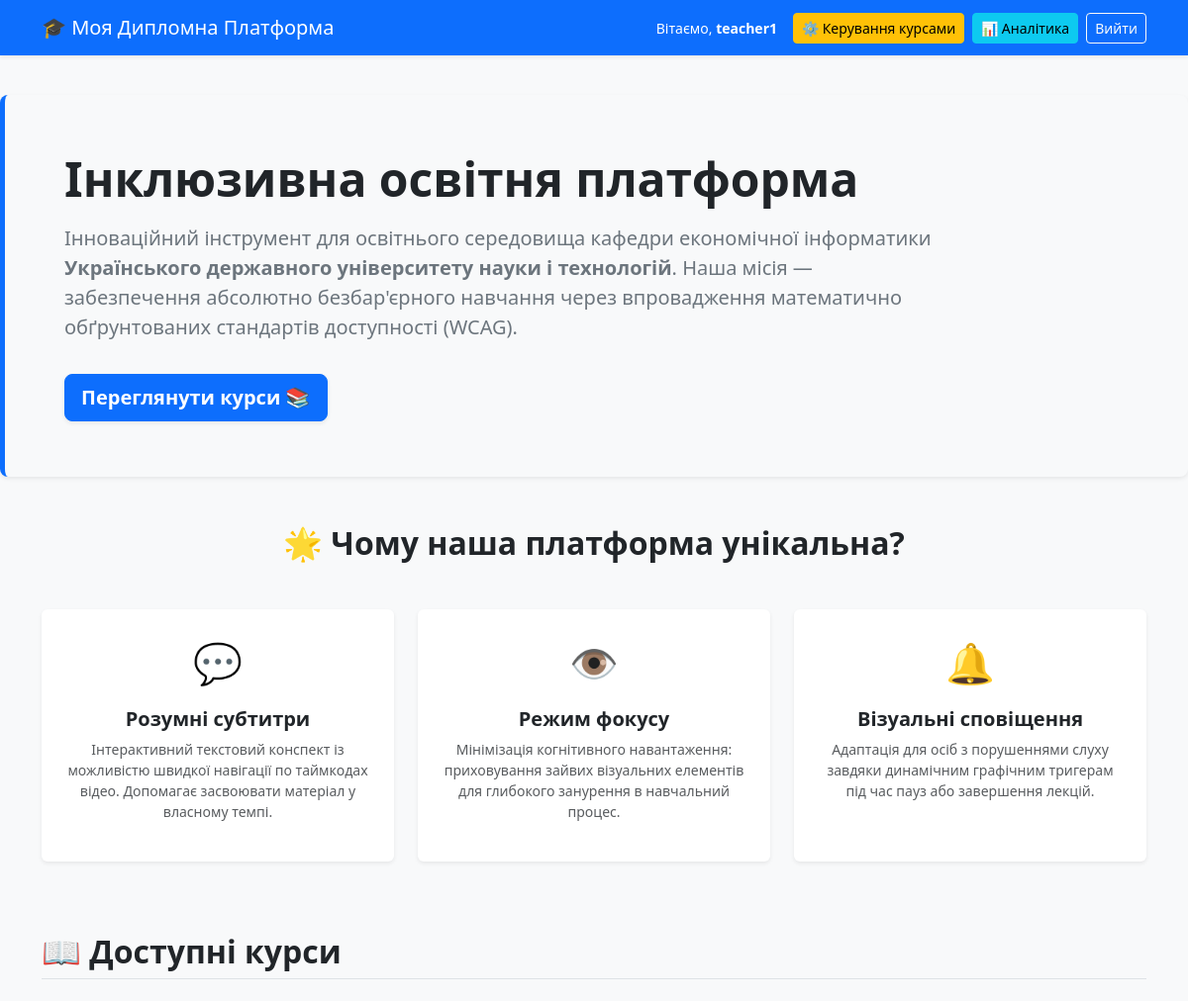
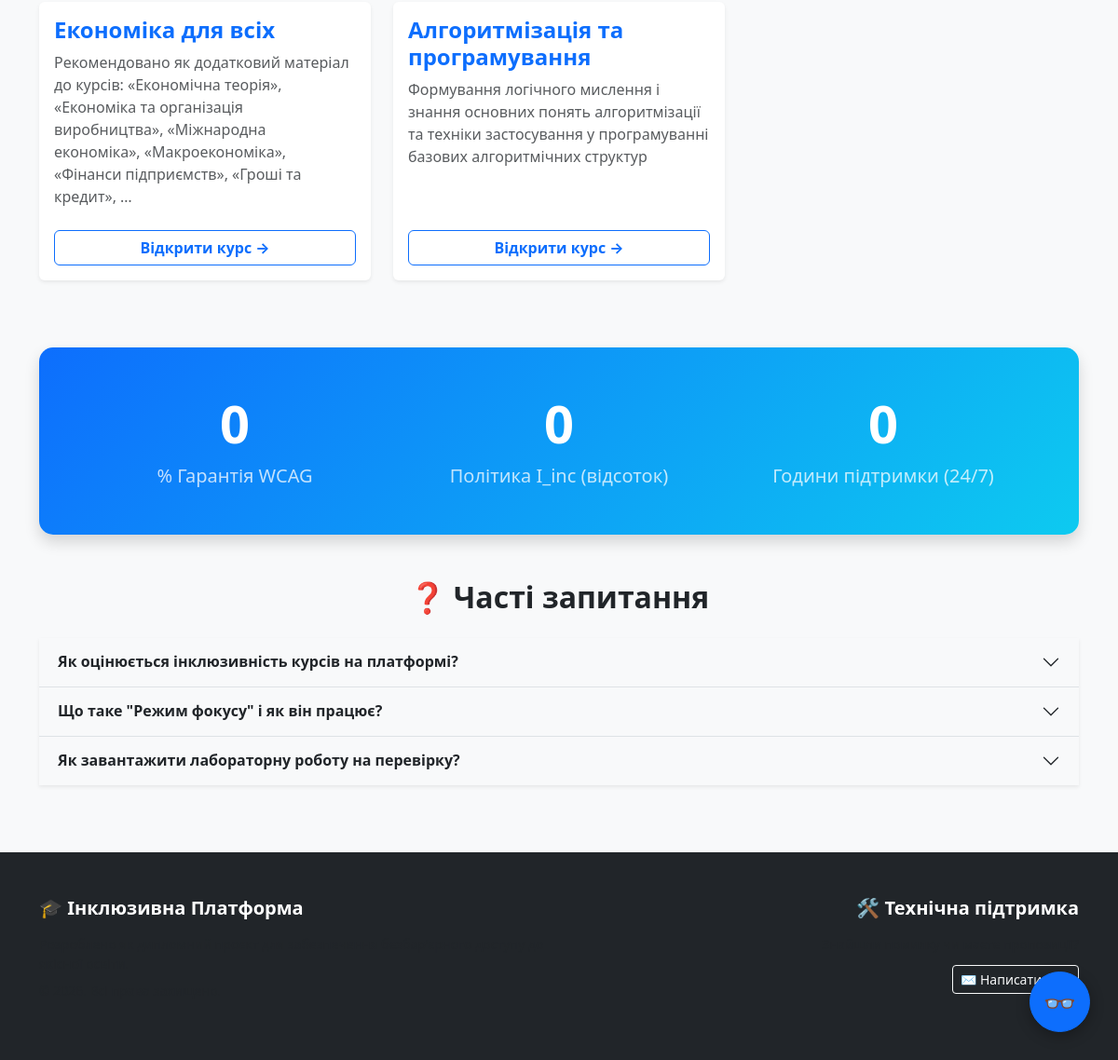
Screenshot of / (signed in) with the database file from the repository (2 pictures, top to bottom).
### courses/models.py (models this page shows, shortened)
class Course(models.Model):
    title = models.CharField(max_length=200, verbose_name="Назва курсу")
    description = models.TextField(verbose_name="Опис курсу")
    author = models.ForeignKey(User, on_delete=models.CASCADE, related_name='courses',
                               limit_choices_to={'is_staff': True}, verbose_name="Автор/Викладач", default=1)
    is_published = models.BooleanField(default=False, verbose_name="Статус публікації")

### courses/views.py (the view)
# urls.py: path('', views.course_list, name='course_list'),
def course_list(request):
    courses = Course.objects.all()
    return render(request, 'courses/course_list.html', {'courses': courses})

### courses/templatetags/role_tags.py (called while the page is built)
@register.filter(name='has_role')
def has_role(user, group_name):
    if not user.is_authenticated:
        return False
    if user.is_superuser:
        return True
    return user.groups.filter(name=group_name).exists()

### courses/templates/courses/course_list.html (shortened to what this page needs)
{% extends 'courses/base.html' %}
{% block content %}
<div class="p-5 mb-5 bg-light rounded-3 shadow-sm mt-3 border-start border-5 border-primary">
    <div class="container-fluid py-2">
        <h1 class="display-5 fw-bold text-dark">Інклюзивна освітня платформа</h1>
        <p class="col-md-10 fs-5 mt-3 text-secondary">
            Інноваційний інструмент для освітнього середовища кафедри економічної інформатики <strong>Українського державного університету науки і технологій</strong>. Наша місія — забезпечення абсолютно безбар'єрного навчання через впровадження математично обґрунтованих стандартів доступності (WCAG).
        </p>
        <a href="#courses-section" class="btn btn-primary btn-lg mt-3 fw-bold shadow-sm">Переглянути курси 📚</a>
    </div>
</div>
<div class="container mb-5">
    <h2 class="text-center mb-4 text-dark fw-bold">🌟 Чому наша платформа унікальна?</h2>
    <div class="row text-center g-4 mt-2">
        <div class="col-md-4">
            <div class="card h-100 border-0 shadow-sm">
                <div class="card-body p-4">
                    <div class="icon-box">💬</div>
                    <h5 class="fw-bold">Розумні субтитри</h5>
                    <p class="text-muted small">Інтерактивний текстовий конспект із можливістю швидкої навігації по таймкодах відео. Допомагає засвоювати матеріал у власному темпі.</p>
                </div>
            </div>
        </div>
        <div class="col-md-4">
            <div class="card h-100 border-0 shadow-sm">
                <div class="card-body p-4">
                    <div class="icon-box">👁️</div>
                    <h5 class="fw-bold">Режим фокусу</h5>
                    <p class="text-muted small">Мінімізація когнітивного навантаження: приховування зайвих візуальних елементів для глибокого занурення в навчальний процес.</p>
                </div>
            </div>
        </div>
        <div class="col-md-4">
            <div class="card h-100 border-0 shadow-sm">
                <div class="card-body p-4">
                    <div class="icon-box">🔔</div>
                    <h5 class="fw-bold">Візуальні сповіщення</h5>
                    <p class="text-muted small">Адаптація для осіб з порушеннями слуху завдяки динамічним графічним тригерам під час пауз або завершення лекцій.</p>
                </div>
            </div>
        </div>
    </div>
</div>
<div id="courses-section" class="container mb-5 pt-4">
    <h2 class="text-dark mb-4 fw-bold border-bottom pb-2">📖 Доступні курси</h2>
    <div class="row">
        {% for course in courses %}
            <div class="col-md-6 col-lg-4 mb-4">
                <div class="card shadow-sm h-100 border-0">
                    <div class="card-body d-flex flex-column">
                        <h4 class="card-title text-primary fw-bold">{{ course.title }}</h4>
                        <p class="card-text text-muted mb-4" style="flex-grow: 1;">{{ course.description|truncatewords:20 }}</p>
                        <a href="{% url 'lesson_detail' course.id %}" class="btn btn-outline-primary w-100 fw-bold">Відкрити курс →</a>
                    </div>
                </div>
            </div>
        {% empty %}
            <div class="col-12 text-center py-4">
                <p class="text-muted">Наразі немає опублікованих курсів. Загляньте сюди згодом!</p>
            </div>
        {% endfor %}
    </div>
</div>
<div class="container mb-5">
    <div class="stat-bg p-5 shadow">
        <div class="row text-center">
            <div class="col-md-4 mb-3 mb-md-0">
                <h2 class="display-4 fw-bold counter" data-target="100">0</h2>
                <span class="fs-5 opacity-75">% Гарантія WCAG</span>
            </div>
            <div class="col-md-4 mb-3 mb-md-0">
                <h2 class="display-4 fw-bold counter" data-target="80">0</h2>
                <span class="fs-5 opacity-75">Політика I_inc (відсоток)</span>
            </div>
            <div class="col-md-4">
                <h2 class="display-4 fw-bold counter" data-target="24">0</h2>
                <span class="fs-5 opacity-75">Години підтримки (24/7)</span>
            </div>
        </div>
    </div>
</div>
<div class="container mb-5 pb-4">
    <h2 class="text-center mb-4 text-dark fw-bold">❓ Часті запитання</h2>
    <div class="accordion shadow-sm" id="faqAccordion">
        <div class="accordion-item border-0 border-bottom">
            <h2 class="accordion-header" id="headingOne">
                <button class="accordion-button collapsed fw-bold bg-light" type="button" data-bs-toggle="collapse" data-bs-target="#collapseOne" aria-expanded="false" aria-controls="collapseOne">
                    Як оцінюється інклюзивність курсів на платформі?
                </button>
            </h2>
        </div>
        <div class="accordion-item border-0 border-bottom">
            <h2 class="accordion-header" id="headingTwo">
                <button class="accordion-button collapsed fw-bold bg-light" type="button" data-bs-toggle="collapse" data-bs-target="#collapseTwo" aria-expanded="false" aria-controls="collapseTwo">
                    Що таке "Режим фокусу" і як він працює?
                </button>
            </h2>
        </div>
        <div class="accordion-item border-0">
            <h2 class="accordion-header" id="headingThree">
                <button class="accordion-button collapsed fw-bold bg-light" type="button" data-bs-toggle="collapse" data-bs-target="#collapseThree" aria-expanded="false" aria-controls="collapseThree">
                    Як завантажити лабораторну роботу на перевірку?
                </button>
            </h2>
        </div>
    </div>
</div>
{% endblock %}

### courses/templates/courses/base.html (shortened to what this page needs)
<!DOCTYPE html>
<html lang="uk">
<head>
    <link href="https://cdn.jsdelivr.net/npm/bootstrap@5.3.0/dist/css/bootstrap.min.css" rel="stylesheet">
</head>
<body class="bg-light d-flex flex-column min-vh-100">
    {% load role_tags %}
    <nav class="navbar navbar-dark bg-primary shadow-sm mb-4">
        <div class="container">
            <a class="navbar-brand" href="/">🎓 Моя Дипломна Платформа</a>
            <div class="d-flex text-white align-items-center">
                {% if user.is_authenticated %}
                    <span class="me-3 small">Вітаємо, <b>{{ user.username }}</b></span>
                    {% if user|has_role:"Teachers" %}
                        <a href="/admin/courses/course/" class="btn btn-warning btn-sm me-2">⚙️ Керування курсами</a>
                        <a href="/analytics/" class="btn btn-info btn-sm me-2">📊 Аналітика</a>
                    {% elif user|has_role:"Students" %}
                        <a href="/dashboard/" class="btn btn-light btn-sm me-2">📚 Моє навчання</a>
                    {% endif %}
                    <form method="post" action="/accounts/logout/" class="d-inline" id="logoutForm">
                        <button type="submit" class="btn btn-outline-light btn-sm">Вийти</button>
                    </form>
                {% else %}
                    <a href="/accounts/login/?next={{ request.path }}" class="btn btn-light btn-sm">Увійти</a>
                {% endif %}
            </div>
        </div>
    </nav>
    {% block content %}
    {% endblock %}
    <footer class="bg-dark text-light py-5 mt-auto">
        <div class="container">
            <div class="row">
                <div class="col-md-6 mb-3 mb-md-0">
                    <h5 class="text-white fw-bold mb-3">🎓 Інклюзивна Платформа</h5>
                    <p class="small text-muted mb-0">Розроблено як дипломний проєкт для забезпечення безбар'єрного доступу до якісної освіти.</p>
                    <p class="small text-muted mt-2">&copy; 2026. Всі права захищено.</p>
                </div>
                <div class="col-md-6 text-md-end">
                    <h5 class="text-white fw-bold mb-3">🛠 Технічна підтримка</h5>
                    <p class="small text-muted mb-1">Знайшли помилку чи маєте пропозиції?</p>
                    <button class="btn btn-outline-light btn-sm mt-2" data-bs-toggle="modal" data-bs-target="#supportModal">✉️ Написати нам</button>
                </div>
            </div>
        </div>
    </footer>
    <button class="btn btn-primary a11y-fab" type="button" data-bs-toggle="offcanvas" data-bs-target="#a11yPanel" aria-controls="a11yPanel" title="Налаштування доступності">
        👓
    </button>
</body>
</html>

### courses/templates/courses/base.html (style rules this page uses)
.a11y-fab { position: fixed; bottom: 30px; right: 30px; border-radius: 50%; width: 65px; height: 65px; box-shadow: 0 4px 15px rgba(0,0,0,0.3); z-index: 1050; font-size: 28px; display: flex; align-items: center; justify-content: center; transition: transform 0.3s ease; }

### courses/templates/courses/course_list.html (style rules this page uses)
.stat-bg { background: linear-gradient(135deg, #0d6efd 0%, #0dcaf0 100%); color: white; border-radius: 15px; }
.icon-box { font-size: 2.5rem; margin-bottom: 15px; color: #0d6efd; }

### rows the page displays
Course: title "Економіка для всіх", description "Рекомендовано як додатковий матеріал до курсів: «Економічна теорія», «Економіка та організація виробництва», «Міжнародна економіка», «Макроекономіка», «Фінанси підприємств», «Гроші та кредит», …"
Course: title "Алгоритмізація та програмування", description "Формування логічного мислення і знання основних понять алгоритмізації та техніки застосування у програмуванні базових алгоритмічних структур"

### other values shown
{{ user.username }} "teacher1"
